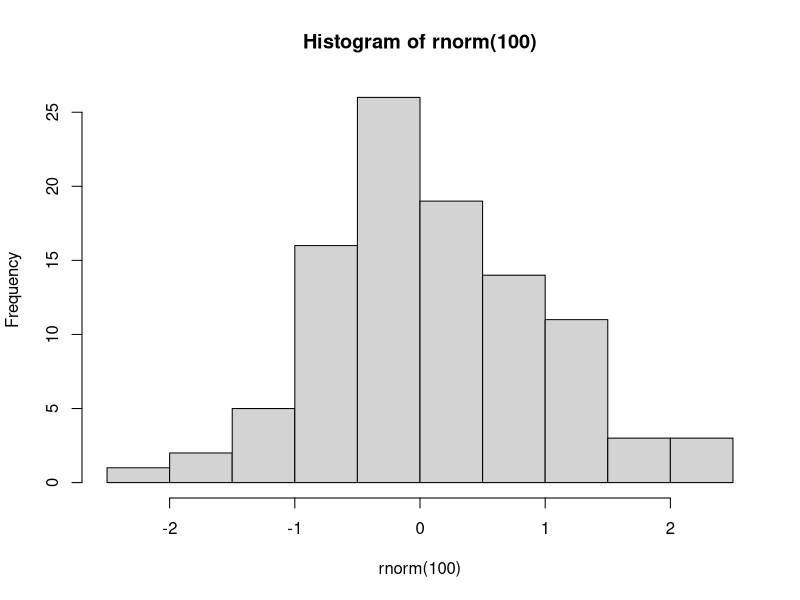

Source code (R):
## ---- chunk 1
# R-code goes here 
x <- 3 
y <- 4
x + y
## ---- chunk 2
# TODO
# This section sets up global options for your r-chunks. 
# These options can be overidden in the individual r-chunks
hist(rnorm(100))
